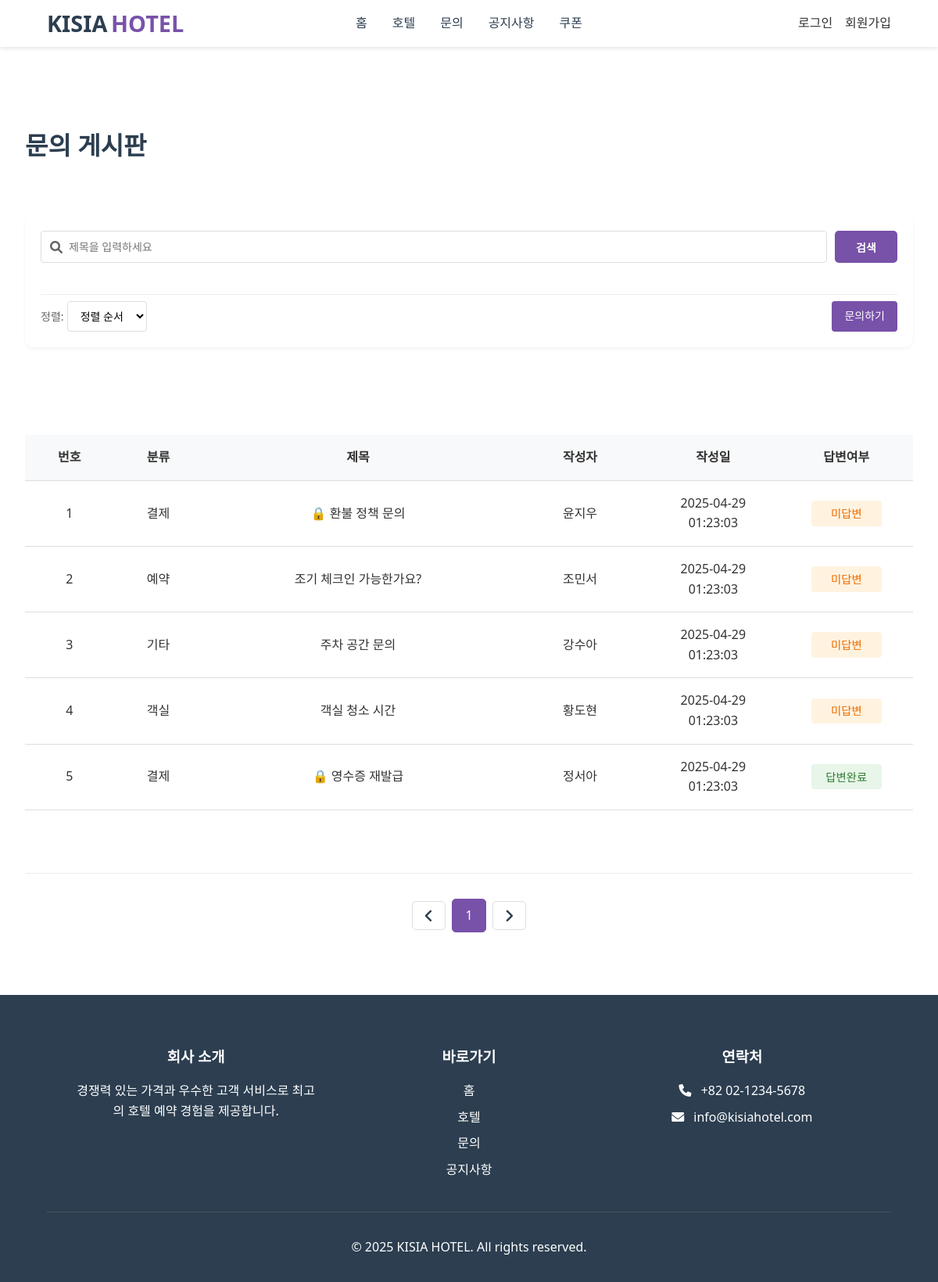
/inquiry/inquiry.php, run on the app's committed database.
### tables this page shows
CREATE TABLE inquiries (
    inquiry_id INT PRIMARY KEY AUTO_INCREMENT,
    user_id INT,
    category ENUM('reservation', 'payment', 'room', 'other') NOT NULL,
    title VARCHAR(100) NOT NULL,
    content TEXT NOT NULL,
    is_secret TINYINT(1) DEFAULT 0,
    created_at DATETIME DEFAULT CURRENT_TIMESTAMP,
    updated_at DATETIME DEFAULT CURRENT_TIMESTAMP ON UPDATE CURRENT_TIMESTAMP,
    FOREIGN KEY (user_id) REFERENCES users(user_id) ON DELETE CASCADE
);

CREATE TABLE users (
    user_id INT PRIMARY KEY AUTO_INCREMENT,
    username VARCHAR(50) NOT NULL,
    real_id VARCHAR(50) NOT NULL,
    password VARCHAR(255) NOT NULL,
    email VARCHAR(100) NOT NULL UNIQUE,
    phone VARCHAR(20),
    created_at DATETIME DEFAULT CURRENT_TIMESTAMP,
    is_admin BOOLEAN DEFAULT FALSE,
    terms BOOLEAN DEFAULT FALSE,
    marketing BOOLEAN DEFAULT FALSE,
    profile_image VARCHAR(255) DEFAULT '/image/default_profile.jpg',
    point INT,
    vip BOOLEAN DEFAULT FALSE,
    vip_status ENUM('auto', 'manual') DEFAULT 'auto'
);

### action/inquiry_action.php (called while the page is built, shortened)
<?php
include_once __DIR__ . '/../includes/db_connection.php';
$limit = 5;
$page = isset($_GET['page']) ? intval($_GET['page']) : 1;
$offset = ($page - 1) * $limit;
$keyword = $_GET['keyword'] ?? '';
$sort = $_GET['sort'] ?? 'recent';
$order_by = ($sort === 'old') ? 'ASC' : 'DESC';
if ($keyword !== '') {
    $sql = "
        SELECT i.inquiry_id, i.category, i.title, i.created_at, i.is_secret, u.username
        FROM inquiries i
        JOIN users u ON i.user_id = u.user_id
        WHERE i.title LIKE '%$keyword%'
        ORDER BY i.inquiry_id $order_by
    ";
    $result = mysqli_query($conn, $sql);
    if (!$result) {
        $inquiry_list = [];
        $total_inquiries = 0;
        $total_pages = 1;
        $page = 1;
    } else {
        $total_inquiries = mysqli_num_rows($result);
        $total_pages = 1;
        $page = 1;
    }
} else {
    $sql = "
        SELECT i.inquiry_id, i.category, i.title, i.created_at, i.is_secret, u.username
        FROM inquiries i
        JOIN users u ON i.user_id = u.user_id
        ORDER BY i.inquiry_id $order_by
        LIMIT $limit OFFSET $offset
    ";
    $result = mysqli_query($conn, $sql);
}

### inquiry/inquiry.php (the view, shortened to what this page needs)
<?php
include_once __DIR__ . '/../includes/header.php';
include_once __DIR__ . '/../action/inquiry_action.php';
$inquiry_list = $GLOBALS['inquiry_list'] ?? [];
$page = $GLOBALS['page'] ?? 1;
$limit = 10;
?>
<main class="inquiry-board-container">
    <div class="inquiry-board-header">
        <h1 class="inquiry-board-title">문의 게시판</h1>
    </div>
    <div class="hotels-search-sort-container">
        <form class="hotels-search-box" method="get" action="inquiry.php">
            <div class="hotels-search-row">
                <div class="hotels-search-input">
                    <i class="fas fa-search"></i>
                    <input class="hotels-search-input-input" type="text" name="keyword" placeholder="제목을 입력하세요" value="<?= $_GET['keyword'] ?? '' ?>">
                </div>
                <button class="style-search-btn" type="submit">검색</button>
            </div>
        </form>
        <div class="controls-row">
            <form method="get" action="inquiry.php" class="sort-form">
                <span class="sort-label">정렬:</span>
                <select name="sort" class="sort-select" onchange="this.form.submit()">
                    <option value="none" <?= isset($_GET['sort']) && $_GET['sort'] === 'none' ? 'selected' : '' ?>>정렬 순서</option>
                </select>
            </form>
            <a href="inquiry-write.php" class="write-btn">문의하기</a>
        </div>
    </div>
    <?php if (empty($inquiry_list)): ?>
        <p class="no-results">검색 결과가 없습니다.</p>
    <?php else: ?>
        <table class="inquiry-board-table">
            <thead>
                <tr>
                    <th style="width: 10%">번호</th>
                    <th style="width: 10%">분류</th>
                    <th style="width: 35%">제목</th>
                    <th style="width: 15%">작성자</th>
                    <th style="width: 15%">작성일</th>
                    <th style="width: 15%">답변여부</th>
                </tr>
            </thead>
            <tbody>
                <?php
                $start_num = ($page - 1) * $limit + 1;
                foreach ($inquiry_list as $inquiry): ?>
                    <tr>
                        <td><?= $start_num++ ?></td>
                        <td><?= $inquiry['category'] ?></td>
                        <td>
                            <?php if ($inquiry['is_secret']): ?>
                                <span class="lock-icon">🔒</span>
                            <?php endif; ?>
                            <a href="inquiry_detail.php?inquiry_id=<?= $inquiry['inquiry_id'] ?>">
                                <?= $inquiry['title'] ?>
                            </a>
                        </td>
                        <td><?= $inquiry['username'] ?></td>
                        <td><?= $inquiry['created_at'] ?></td>
                        <td>
                            <?php if ($inquiry['response']): ?>
                                <span class="status-complete">답변완료</span>
                            <?php else: ?>
                                <span class="status-pending">미답변</span>
                            <?php endif; ?>
                        </td>
                    </tr>
                <?php endforeach; ?>
            </tbody>
        </table>
        <?php
        include_once __DIR__ . '/../includes/pagination.php';
        ?>
    <?php endif; ?>
</main>
<?php include_once __DIR__ . '/../includes/footer.php'; ?>

### style/styles.css (style rules this page uses)
* { margin: 0; padding: 0; box-sizing: border-box; font-family: 'Segoe UI', Tahoma, Geneva, Verdana, sans-serif; }
body { line-height: 1.6; color: #333; }
a { text-decoration: none; color: inherit; }
.style-search-btn { background: linear-gradient(to right, #7851A9, #7851A9); color: white; border: none; border-radius: 5px; padding: 10px 20px; cursor: pointer; font-size: 14px; font-weight: 600; transition: background 0.3s ease; min-width: 80px; }

### style/inquiry.css (style rules this page uses)
.inquiry-board-container { max-width: 1200px; margin: 0 auto; padding: 2rem; }
.inquiry-board-header { display: flex; justify-content: space-between; align-items: center; margin-bottom: 4rem; margin-top: 8rem; }
.inquiry-board-title { font-size: 2rem; color: #2c3e50; margin: 0; }
.inquiry-board-table { width: 100%; border-collapse: collapse; margin-bottom: 2rem; }
.inquiry-board-table th, .inquiry-board-table td { padding: 1rem; text-align: center; border-bottom: 1px solid #ddd; }
.inquiry-board-table th { background-color: #f8f9fa; font-weight: 600; }
.status-complete, .status-pending { display: inline-block; padding: 0.3rem 0.8rem; border-radius: 4px; font-size: 0.9rem; font-weight: 500; width: 90px; text-align: center; }
.status-complete { background-color: #e8f5e9; color: #2e7d32; width: 90px; }
.status-pending { background-color: #fff3e0; color: #ef6c00; width: 90px; }

### style/review.css (style rules this page uses)
.controls-row { display: flex; justify-content: space-between; align-items: center; padding-top: 8px; border-top: 1px solid #eee; margin-top: 2rem; }
.sort-label { color: #666; font-size: 14px; }
.sort-select { padding: 8px 12px; border: 1px solid #ddd; border-radius: 4px; font-size: 14px; background-color: white; cursor: pointer; }
.write-btn { display: inline-block; padding: 8px 16px; background-color: #7851A9; color: white; text-decoration: none; border-radius: 4px; font-size: 14px; transition: background-color 0.3s; }

### style/hotels.css (style rules this page uses)
.hotels-search-sort-container { display: flex; flex-direction: column; gap: 8px; margin-bottom: 7rem; padding: 20px; background-color: white; border-radius: 10px; box-shadow: 0 2px 4px rgba(0,0,0,0.05); margin-top: 2rem; margin-bottom: 7rem; }
.hotels-search-box { width: 100%; }
.hotels-search-row { display: flex; gap: 10px; }
.hotels-search-input { flex: 1; position: relative; display: flex; align-items: center; }
.hotels-search-input i { position: absolute; left: 12px; color: #666; }
.hotels-search-input-input { width: 100%; padding: 10px 12px 10px 35px; border: 1px solid #ddd; border-radius: 4px; font-size: 14px; }

### style/admin.css (style rules this page uses)
.status-complete { background: #c6f6d5; color: #2f855a; padding: 0.4rem 0.8rem; border-radius: 6px; font-size: 0.9rem; font-weight: 500; width: 90px; }
.status-pending { background: #feebc8; color: #c05621; padding: 0.4rem 0.8rem; border-radius: 6px; font-size: 0.9rem; font-weight: 500; }

### data on the page
inquiries: category "결제", title "환불 정책 문의", user.username "윤지우", created_at "2025-04-29 01:23:03", shows "미답변"
inquiries: category "예약", title "조기 체크인 가능한가요?", user.username "조민서", created_at "2025-04-29 01:23:03", shows "미답변"
inquiries: category "기타", title "주차 공간 문의", user.username "강수아", created_at "2025-04-29 01:23:03", shows "미답변"
inquiries: category "객실", title "객실 청소 시간", user.username "황도현", created_at "2025-04-29 01:23:03", shows "미답변"
inquiries: category "결제", title "영수증 재발급", user.username "정서아", created_at "2025-04-29 01:23:03", shows "답변완료"
